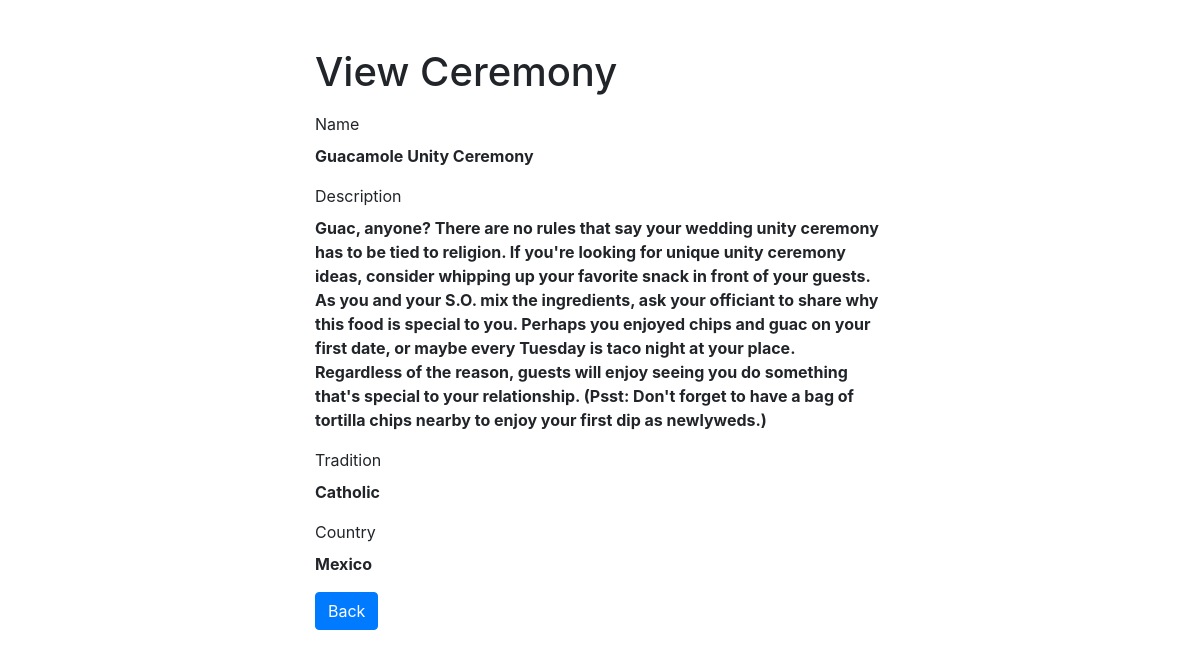
Page /read.php?id=4 on the committed database.
### tables this page shows
CREATE TABLE `ceremonies` (
  `id` int(11) NOT NULL,
  `name` text NOT NULL,
  `description` text NOT NULL,
  `tradition` text NOT NULL,
  `country` text NOT NULL,
  `media1` text DEFAULT NULL,
  `media2` text DEFAULT NULL,
  `notes` text DEFAULT NULL,
  `status` varchar(2) DEFAULT NULL
);

### read.php (the view, shortened to what this page needs)
<?php
if(isset($_GET["id"]) && !empty(trim($_GET["id"]))){
    require_once "db_configuration.php";
    $sql = "SELECT * FROM ceremonies WHERE id = ?";
    if($stmt = mysqli_prepare($link, $sql)){
        mysqli_stmt_bind_param($stmt, "i", $param_id);
        if(mysqli_stmt_execute($stmt)){
            $result = mysqli_stmt_get_result($stmt);
            if(mysqli_num_rows($result) == 1){
                $row = mysqli_fetch_array($result, MYSQLI_ASSOC);
            } else{
                header("location: error.php");
                exit();
            }
        } else{
            echo "Oops! Something went wrong. Please try again later.";
        }
    }
} else{
    header("location: error.php");
    exit();
}
?>
<!DOCTYPE html>
<html lang="en">
<head>
    <link rel="stylesheet" href="https://stackpath.bootstrapcdn.com/bootstrap/4.5.2/css/bootstrap.min.css">
</head>
<body>
    <div class="wrapper">
        <div class="container-fluid">
            <div class="row">
                <div class="col-md-12">
                    <h1 class="mt-5 mb-3">View Ceremony</h1>
                    <div class="form-group">
                        <label>Name</label>
                        <p><b><?php echo $row["name"]; ?></b></p>
                    </div>
                    <div class="form-group">
                        <label>Description</label>
                        <p><b><?php echo $row["description"]; ?></b></p>
                    </div>
                    <div class="form-group">
                        <label>Tradition</label>
                        <p><b><?php echo $row["tradition"]; ?></b></p>
                    </div>
                    <div class="form-group">
                      <label>Country</label>
                      <p><b><?php echo $row["country"]; ?></b></p>
                    </div>
                    <p><a href="crud.php" class="btn btn-primary">Back</a></p>
                </div>
            </div>
        </div>
    </div>
</body>
</html>

### read.php (style rules this page uses)
.wrapper { width: 600px; margin: 0 auto; }

### rows in the picture
ceremonies: name "Guacamole Unity Ceremony", description "Guac, anyone? There are no rules that say your wedding unity ceremony has to be tied to religion. If you're looking for unique unity ceremony ideas, consider whipping up your favorite snack in front of your guests. As you and your S.O. mix the ingredients, ask your officiant to share why this food is special to you. Perhaps you enjoyed chips and guac on your first date, or maybe every Tuesday is taco night at your place. Regardless of the reason, guests will enjoy seeing you do something that's special to your relationship. (Psst: Don't forget to have a bag of tortilla chips nearby to enjoy your first dip as newlyweds.)", tradition "Catholic", country "Mexico"
